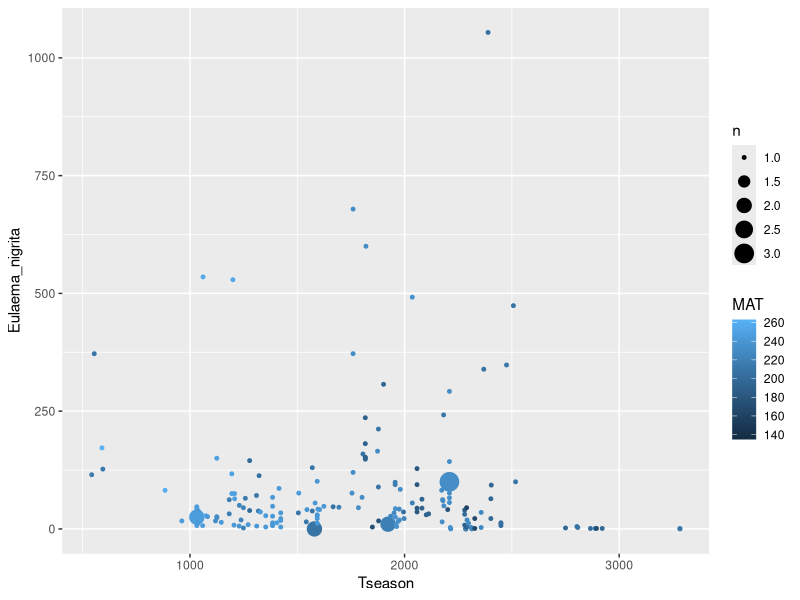
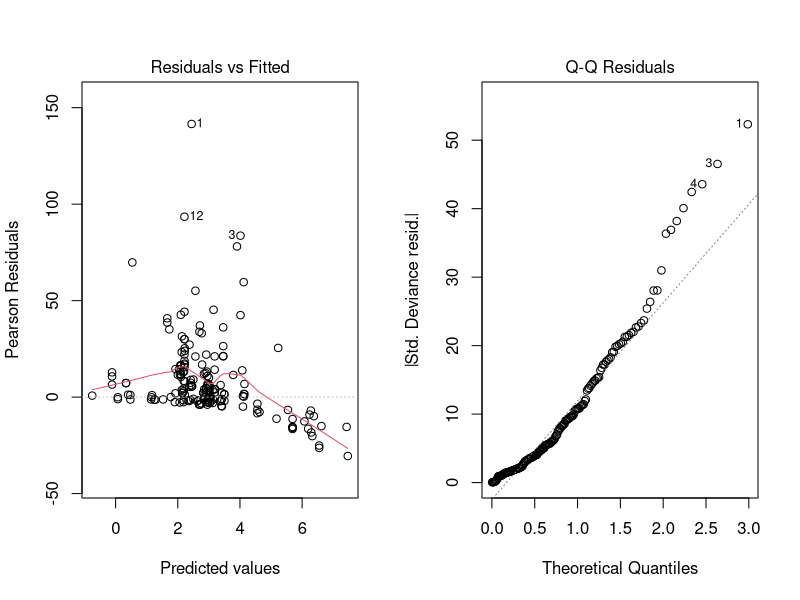
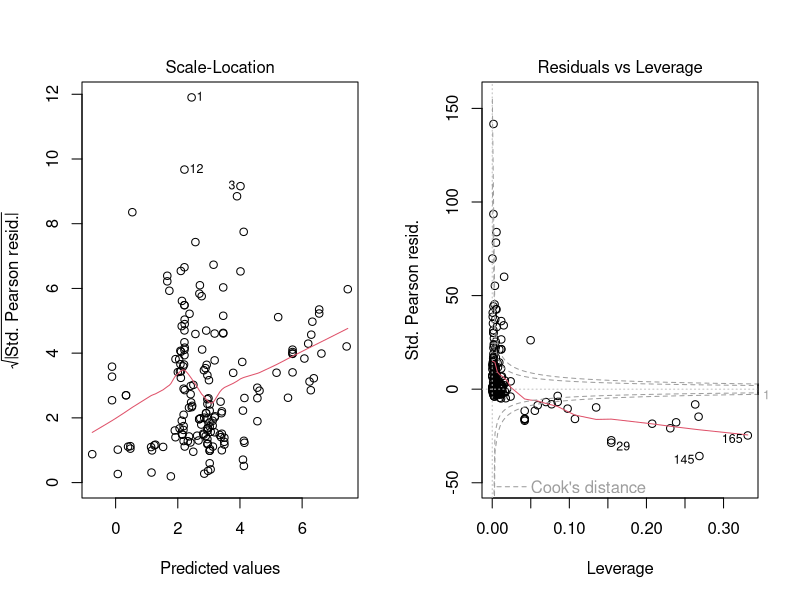
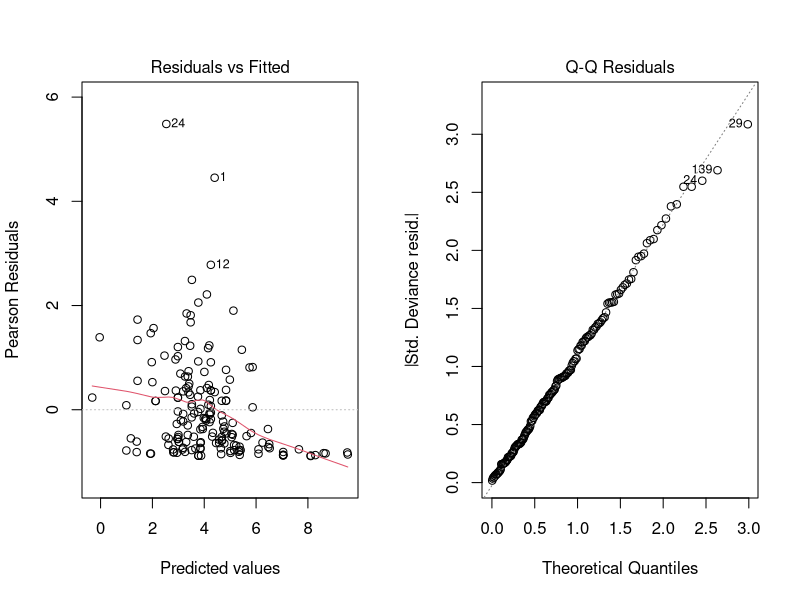
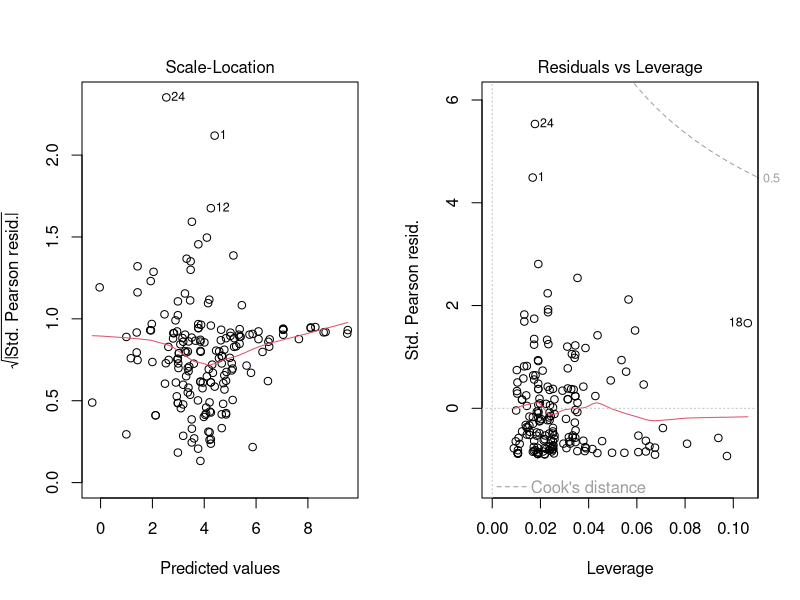
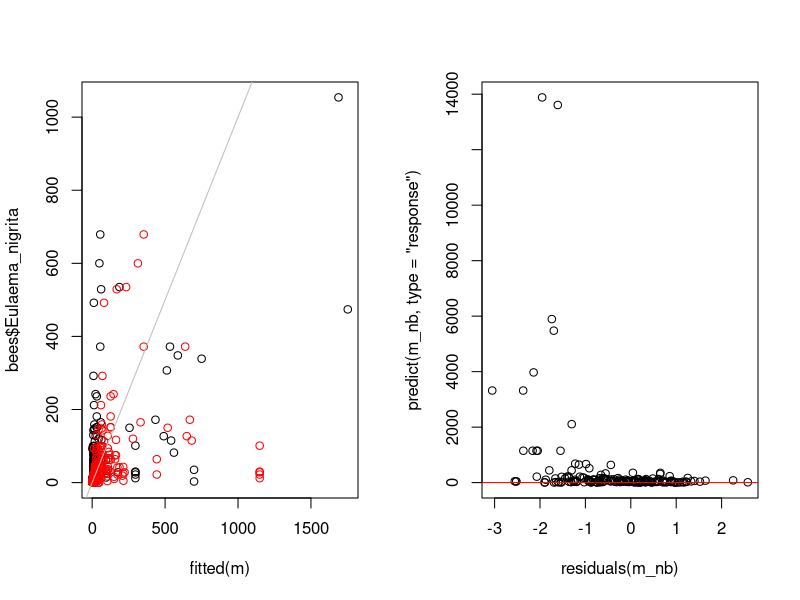

Reproduce these figures in R, in order. (Note: this script raises an error after producing the figures.)
library(dplyr)
library(ggplot2)
library(MASS)
library(car)

#reading the data ####
bees <- read.csv("./data/Eulaema.csv")
# * The mean annual temperature (MAT) is given in degrees Celsius times 10
# * The annual precipitation in mm
# * The temperature seasonality (Tseason) as 100 times the standard deviation of the monthly temperature
# * The precipitation seasonality (Pseason) as the CV of monthly precipitation (given as a percent, i.e. times 100).
# * The effort variable in the log number of hours of sampling

head(bees[168:171, ])
str(bees)
unique(bees$method)
mean(bees$Eulaema_nigrita)
median(bees$Eulaema_nigrita)
max(bees$Eulaema_nigrita)

# subset(bees, Eulaema_nigrita == 1054)

#filtering out the outlier ?
# bees <- bees |> 
#   filter(Eulaema_nigrita != 1054)
# hist(bees$Eulaema_nigrita)

par(mfrow = c(1,2))

bees$method <- as.factor(bees$method)

# ggplot(data = bees,
#   aes(
#     method, 
#     Eulaema_nigrita
#   )
# ) + 
#   geom_boxplot() +
#   facet_wrap(bees$SA)

ggplot(data = bees,
  aes(
    Tseason, 
    Eulaema_nigrita,
    color = MAT
  )
) + 
  geom_count() 
  # geom_line(aes(y = altitude), color = "blue") + 
  # geom_bar(aes(y = Pseason), stat = "identity", fill = "gray")


#models ####
# general linear model
m <- glm(Eulaema_nigrita ~ MAT + Tseason + Pseason + offset(effort),
    family = "poisson", data = bees)

summary(m)
plot(m)
deviance(m) / df.residual(m) #dispersion statistic
# [1] 186.3061, very high overdispersion, lets try negative binomial

# negative binomial
# offsets makes the effort exactly proportional for bee counts, that is, more effort -> more bees. no errors, no variation, its perfectly linear. 
m_nb <- glm.nb(Eulaema_nigrita ~ MAP + MAT + Tseason + Pseason + offset(effort), data = bees)
vif(m_nb) # seems fine

plot(m_nb)
deviance(m_nb) / df.residual(m_nb)
# [1] 1.2088, overdispersion handled well

summary(m_nb)
# some notes from the summary ####

# MAP estimate
exp(-0.0015825) # MAP estimate -> [1] 0.9984188
# for each mm, bee count decreases by 0.16%

# MAT estimate
exp(-0.0056387) # MAT -> [1] 0.9943772
# for each MAT value (degree celcius * 10), bee count decreases by 0.57% 


# Tseason estimate
exp(-0.0012540) #Tseason -> [1] 0.9987468
# 1 unit of Tseason = 1% of a degree standard deviation (SD * 100).
# for each Tseason unit, bee count decreases by 0.13%
# over a range
exp(-0.0012540 * 100) # [1] 0.882144
# so for each SD unit, bee count decreases by 11.79%
# across the range?
range(bees$Tseason) # [1]  542 3283
# 542 / 100 and 3283 / 100 corresponds to the variability in degree celcius. this means that for locales of the lowest Tseason value experience a change of 5.42 degrees per month. 
exp(-0.0012540 * (3283-542)) # [1] 0.03215414
# across the whole range, bee counts are predicted to drop by 96.78% !

exp(0.0146916) #Pseason -> [1] 1.0148
# for each Pseason unit (1% CV), we see a 1.48% increase of bee counts
# across rnage?
range(bees$Pseason) # [1] 10 92
# tbh im not sure how to interpret this, but lets go
exp(0.0146916 * (92-10)) # [1] 3.335796
# across the whole range, bee count is predicted to increase by 233.58%

####
plot(fitted(m), bees$Eulaema_nigrita)
points(fitted(m_nb), bees$Eulaema_nigrita, col = "red")
abline(0, 1, col = "gray")

# response = the actual count data, not in log scale
plot(residuals(m_nb), predict(m_nb, type = "response"))
abline(h = 0, col = "red")

# making a dataset ####
MAT_mean <- mean(bees$MAT, na.rm = TRUE)
effort_mean <- mean(bees$effort, na.rm = TRUE) #try with mean center values
Tseason_seq <- seq(min(bees$Tseason), max(bees$Tseason), length = 200)
Pseason_seq <- seq(min(bees$Pseason), max(bees$Pseason), length = 200)

# lets create the set for Tseason ####
df_bees_T <- data.frame(
  MAT = MAT_mean,
  effort = 1,
  Tseason = Tseason_seq,
  Pseason = mean(bees$Pseason) # we only want 1 variying response
)

# predicted counts on response scale
pred_T <- predict(m_nb, newdata=df_bees_T, type="response")
# type = "response" gives the real counts, not log-counts

# 95% confidendence bands
pred_T_se <- predict(m_nb, newdata=df_bees_T, type="link", se.fit=TRUE)
# "link" -> linear predictor (log-counts in a log-link model)

upper_T <- exp(pred_T_se$fit + 1.96*pred_T_se$se.fit)
lower_T <- exp(pred_T_se$fit - 1.96*pred_T_se$se.fit)

# now dataset for Pseason ####
df_bees_P <- data.frame(
  MAT = MAT_mean,
  effort = effort_mean,
  Tseason = mean(bees$Tseason),
  Pseason = Pseason_seq
)

# prediction values on count scale
pred_P <- predict(m_nb, newdata = df_bees_P, type = "response")

# confidence bands (based on normality, therefor link)
# CI=η±1.96⋅SE(η) (log-scale)
pred_P_se <- predict(m_nb, newdata = df_bees_P, type = "link", se.fit = T)

# transformation to count scale
upper_P <- exp(pred_P_se$fit + (1.96 * pred_P_se$se.fit))
lower_P <- exp(pred_P_se$fit - (1.96 * pred_P_se$se.fit))
# fit holds the values of predicted bee counts
# se.fit holds the SE values of the predictions (SE(η))

# other data set just for funz (can be ignored)####

# mean centered set
# df_bees_T_center <- data.frame(
#   MAT = 0,
#   effort = 0,
#   Tseason = seq(min(bees$Tseason), max(bees$Tseason), length = 200),
#   Pseason = 0 # we only want 1 variying response
# )

# mean centered values
# pred_T_center <- predict(m_nb, newdata=df_bees_T_center, type="response")

# mean centered values
# pred_T_se_center <- predict(m_nb, newdata=df_bees_T_center, type="link", se.fit=TRUE)

# mean centered values
# upper_T_center <- exp(pred_T_se_center$fit + 1.96*pred_T_se_center$se.fit)
# lower_T_center <- exp(pred_T_se_center$fit - 1.96*pred_T_se_center$se.fit)

# if effort was considered a predictor, and not proportional:
# m_nb_2 <- glm.nb(Eulaema_nigrita ~ MAT + Tseason + Pseason + effort, data = bees)

# if effort was considered a predictor, and not proportianl
# pred_T_se_2 <- predict(m_nb_2, newdata=df_bees_T, type="link", se.fit=TRUE)

# if effort was considered a predictor, and not proportianl
# upper_T_2 <- exp(pred_T_se_2$fit + 1.96*pred_T_se_2$se.fit)
# lower_T_2 <- exp(pred_T_se_2$fit - 1.96*pred_T_se_2$se.fit)

# plotting ####
par(mfrow = c(1,2))
plot(Tseason_seq, pred_T, 
  type="l",
  las = 1, 
  col="blue",
  ylim = c(0,400),
  xlab="Temperature Seasonality (Tseason)",
  ylab="Predicted bee count",   
  main="Effect of Tseason on Bee Counts",)
lines(Tseason_seq, upper_T, col="blue", lty=2)
lines(Tseason_seq, lower_T, col="blue", lty=2)
points(bees$Tseason, bees$Eulaema_nigrita, col = rgb(0,0,0,0.3))

# plot(Tseason_seq, pred_T_2, type="l", col="blue",
#      xlab="Temperature Seasonality (Tseason)",
#      ylab="Predicted bee count",
#      main="Effect of Tseason on Bee Counts 2")
# lines(Tseason_seq, upper_T_2, col="blue", lty=2)
# lines(Tseason_seq, lower_T_2, col="blue", lty=2)

# plot(Tseason_seq, pred_T_center, type="l", col="blue",
#      xlab="Temperature Seasonality (Tseason)",
#      ylab="Predicted bee count",
#      main="Effect of Tseason on Bee Counts")
# lines(Tseason_seq, upper_T_center, col="blue", lty=2)
# lines(Tseason_seq, lower_T_center, col="blue", lty=2)

plot(Pseason_seq, pred_P, 
  type="l", 
  las = 1,
  col="blue",
  ylim = c(0, 400),
  xlab="Precipitation Seasonality (Pseason)",
  ylab="Predicted bee count",
  main="Effect of Pseason on Bee Counts")
lines(Pseason_seq, upper_P, col="blue", lty=2)
lines(Pseason_seq, lower_P, col="blue", lty=2)
points(bees$Pseason, bees$Eulaema_nigrita,
  col = rgb(0, 0, 0, 0.3))

?hist
?geom_point
?aes
?predict
?predict.glm
max(bees$Eulaema_nigrita)